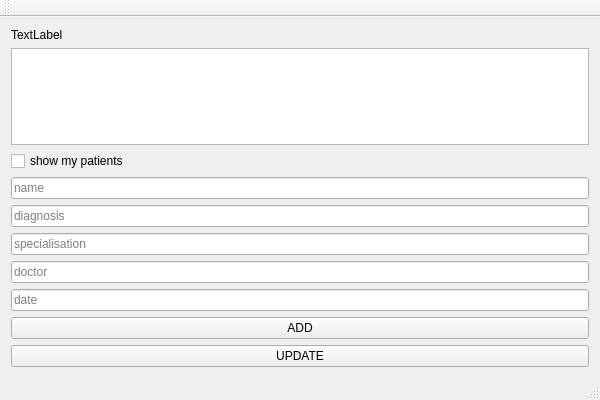
<?xml version="1.0" encoding="UTF-8"?>
<ui version="4.0">
 <class>REPatientManagementClass</class>
 <widget class="QMainWindow" name="REPatientManagementClass">
  <property name="geometry">
   <rect>
    <x>0</x>
    <y>0</y>
    <width>600</width>
    <height>400</height>
   </rect>
  </property>
  <property name="windowTitle">
   <string>REPatientManagement</string>
  </property>
  <widget class="QWidget" name="centralWidget">
   <layout class="QVBoxLayout" name="verticalLayout">
    <item>
     <widget class="QLabel" name="label">
      <property name="text">
       <string>TextLabel</string>
      </property>
     </widget>
    </item>
    <item>
     <widget class="QTableView" name="tableView"/>
    </item>
    <item>
     <widget class="QCheckBox" name="checkBox">
      <property name="text">
       <string>show my patients</string>
      </property>
     </widget>
    </item>
    <item>
     <widget class="QLineEdit" name="nameInput">
      <property name="placeholderText">
       <string>name</string>
      </property>
     </widget>
    </item>
    <item>
     <widget class="QLineEdit" name="diagnosisInput">
      <property name="placeholderText">
       <string>diagnosis</string>
      </property>
     </widget>
    </item>
    <item>
     <widget class="QLineEdit" name="specialisationInput">
      <property name="placeholderText">
       <string>specialisation</string>
      </property>
     </widget>
    </item>
    <item>
     <widget class="QLineEdit" name="docInput">
      <property name="placeholderText">
       <string>doctor</string>
      </property>
     </widget>
    </item>
    <item>
     <widget class="QLineEdit" name="dateInput">
      <property name="placeholderText">
       <string>date</string>
      </property>
     </widget>
    </item>
    <item>
     <widget class="QPushButton" name="addBtn">
      <property name="text">
       <string>ADD</string>
      </property>
     </widget>
    </item>
    <item>
     <widget class="QPushButton" name="updateBtn">
      <property name="text">
       <string>UPDATE</string>
      </property>
     </widget>
    </item>
   </layout>
  </widget>
  <widget class="QMenuBar" name="menuBar">
   <property name="geometry">
    <rect>
     <x>0</x>
     <y>0</y>
     <width>600</width>
     <height>21</height>
    </rect>
   </property>
  </widget>
  <widget class="QToolBar" name="mainToolBar">
   <attribute name="toolBarArea">
    <enum>TopToolBarArea</enum>
   </attribute>
   <attribute name="toolBarBreak">
    <bool>false</bool>
   </attribute>
  </widget>
  <widget class="QStatusBar" name="statusBar"/>
 </widget>
 <layoutdefault spacing="6" margin="11"/>
 <resources>
  <include location="REPatientManagement.qrc"/>
 </resources>
 <connections/>
</ui>
